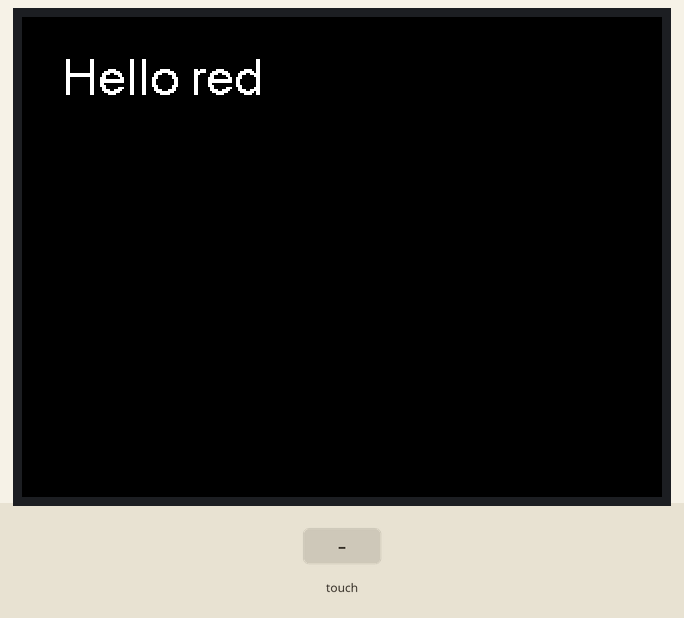
Simulated run of this program. Board: ESP32. Parts: 320×240 colour display. The inputs (shaded band) are chosen by the test bench. What the program prints to the serial monitor is not drawn.

Above: at 1.4 s.
1.5 s: screen touched at 13 % across, 10 % down
3.0 s: screen touched at 38 % across, 10 % down
Timing chart, 0 to 6.0 s (numbered marks = the images above; inputs shaded):
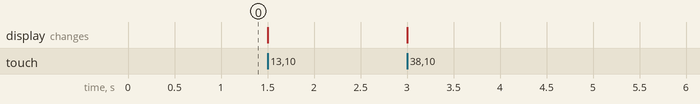

The program:

main.cpp
```cpp
#include <TFT_eSPI.h>
TFT_eSPI tft;

void setup() {
  Serial.begin(115200);
  tft.init();
  tft.setRotation(1);
  tft.fillScreen(TFT_BLACK);
  tft.setTextColor(TFT_WHITE);
  tft.drawString("Hello red", 20, 20, 4);
}

void loop() {
  uint16_t x, y;
  if (tft.getTouch(&x, &y)) {
    Serial.printf("touch %d,%d\n", x, y);
    tft.fillCircle(x, y, 3, TFT_GREEN);
  }
}
```
